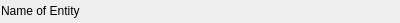
<?xml version="1.0" encoding="UTF-8"?>
<ui version="4.0">
 <class>HierarchyObject</class>
 <widget class="QWidget" name="HierarchyObject">
  <property name="geometry">
   <rect>
    <x>0</x>
    <y>0</y>
    <width>400</width>
    <height>23</height>
   </rect>
  </property>
  <property name="windowTitle">
   <string>Form</string>
  </property>
  <layout class="QVBoxLayout" name="verticalLayout">
   <property name="spacing">
    <number>0</number>
   </property>
   <property name="leftMargin">
    <number>0</number>
   </property>
   <property name="topMargin">
    <number>0</number>
   </property>
   <property name="rightMargin">
    <number>0</number>
   </property>
   <property name="bottomMargin">
    <number>0</number>
   </property>
   <item>
    <widget class="QPushButton" name="entityName">
     <property name="sizePolicy">
      <sizepolicy hsizetype="Expanding" vsizetype="Fixed">
       <horstretch>0</horstretch>
       <verstretch>0</verstretch>
      </sizepolicy>
     </property>
     <property name="minimumSize">
      <size>
       <width>0</width>
       <height>0</height>
      </size>
     </property>
     <property name="layoutDirection">
      <enum>Qt::LeftToRight</enum>
     </property>
     <property name="styleSheet">
      <string notr="true">text-align: left;</string>
     </property>
     <property name="text">
      <string>Name of Entity</string>
     </property>
     <property name="flat">
      <bool>true</bool>
     </property>
    </widget>
   </item>
  </layout>
 </widget>
 <resources/>
 <connections/>
</ui>
